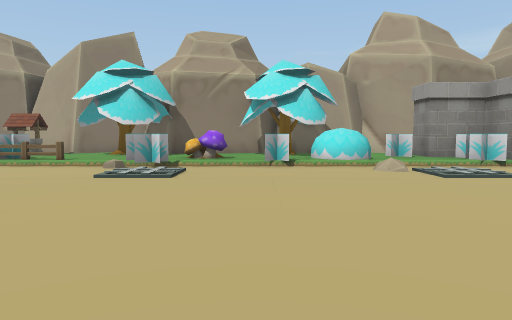
[1] (above)

22 first-person views from a walk through a 3-D level made in the Unity game engine. The camera is 1.4 m above the floor, tilts 4° down and sees 70° across. The floor is counted in squares, 2 m on a side. Each view is taken from the middle of a square. On the plan, view 1 faces up. The plan holds only what a view shows up to about 11 squares ahead; the rest is blank. The place goes on beyond the plan.

[2]
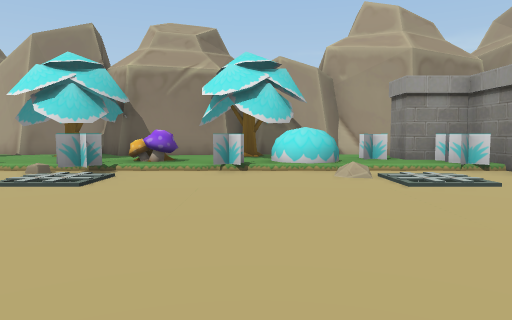

[3]
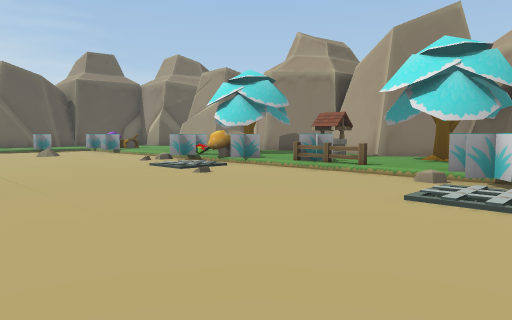

[4]
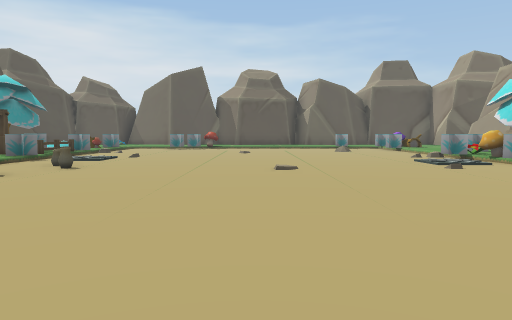

[5]
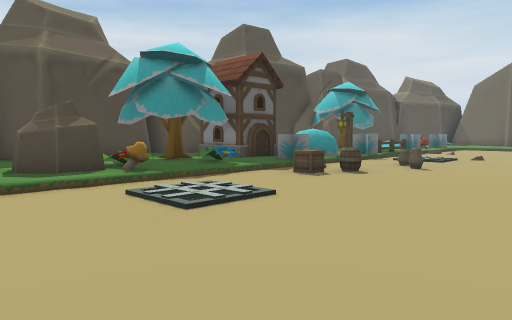

[6]
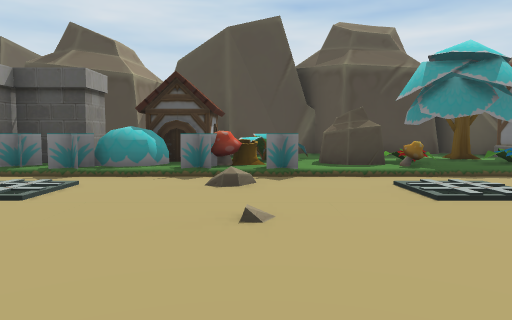

[7]
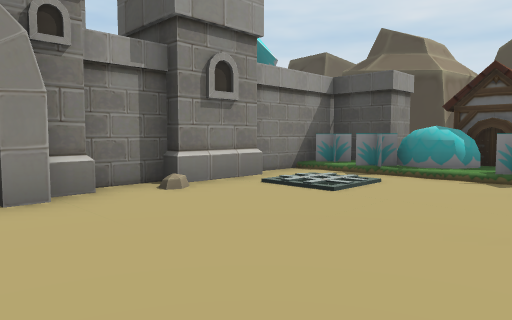

[8]
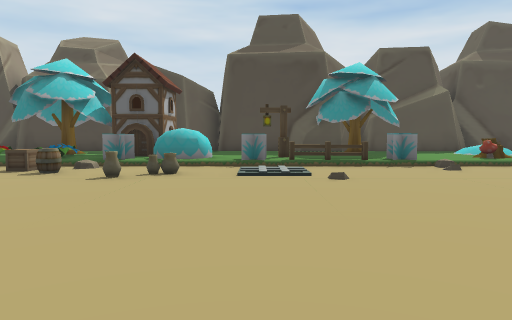

[9]
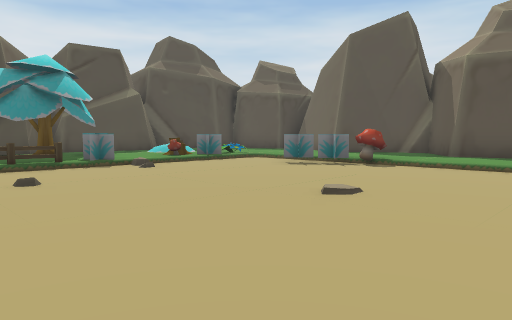

[10]
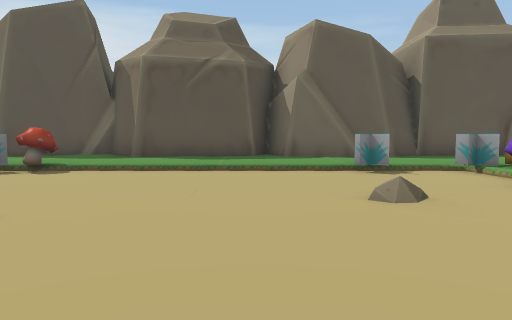

[11]
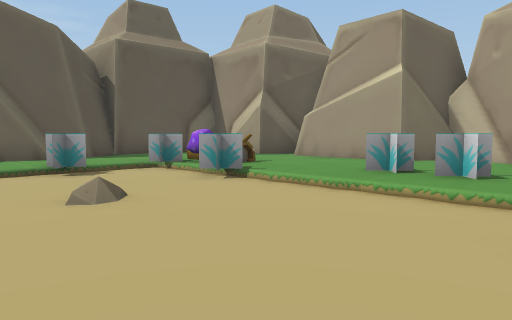

[12]
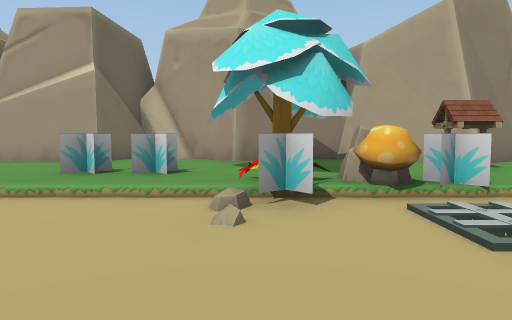

[13]
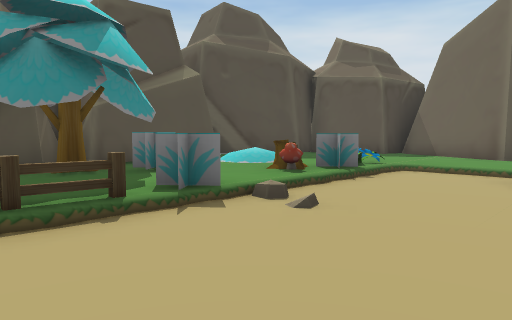

[14]
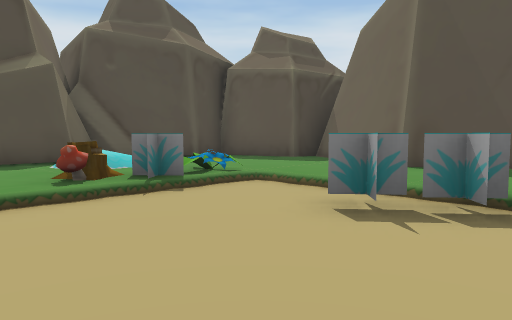

[15]
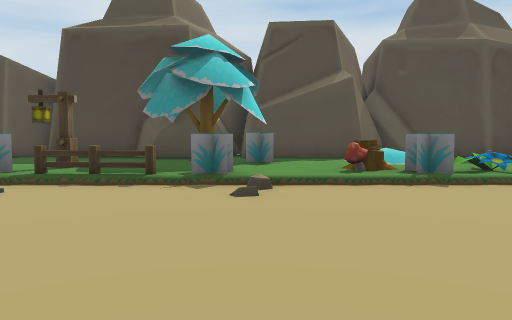

[16]
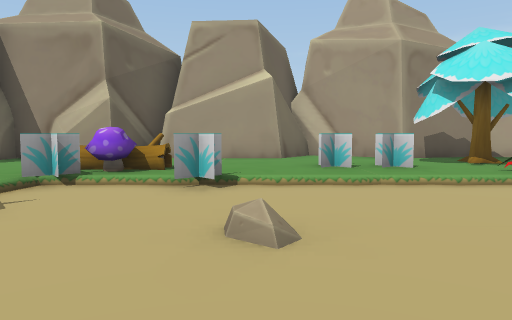

[17]
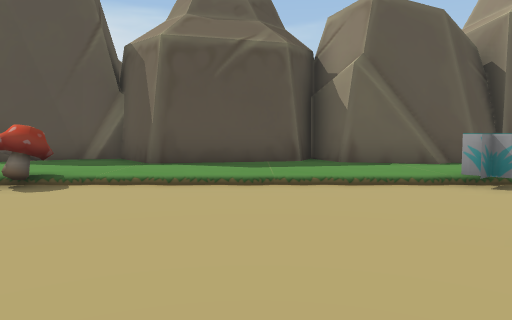

[18]
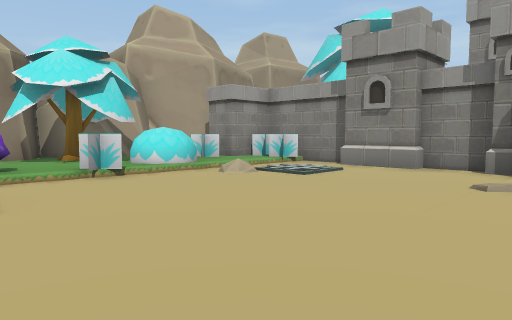

[19]
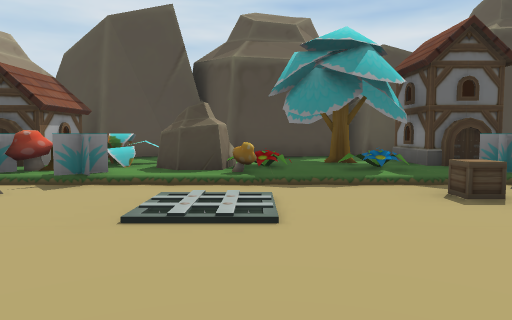

[20]
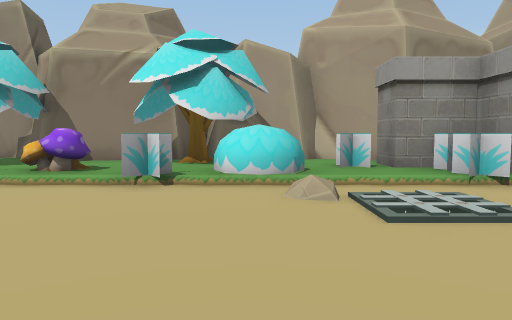

[21]
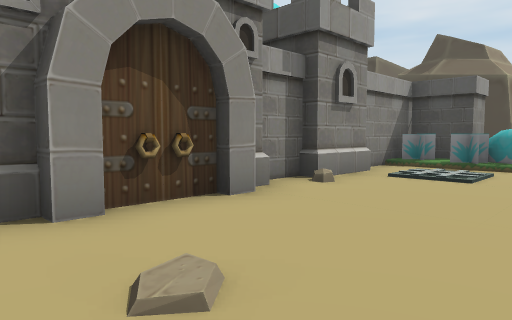

[22]
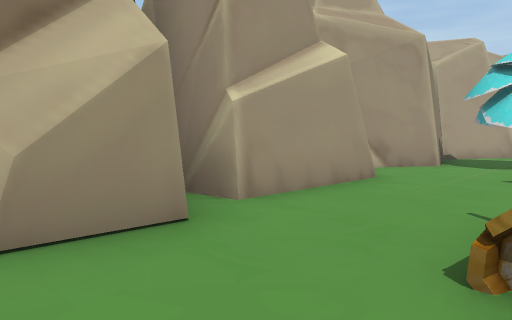

### Floor plan
Key: @ floor where view 1 was taken; # wall or solid block; . main floor; : floor 0.25 m higher than the main floor; / step, stairs or slope; = window, fence, low wall or low ledge; W well; T tree; S stump; M mushroom; P plant; F fence; L flower; B barrel; R streetlight; C crate; H house; O other object.
Columns run from 21 left of view 1 to 6 right of it. Each row starts with its distance up from view 1.
 13     ## ########       #
 12  #######:::#::#############
 11  #:::::::::::::::::#::::::#
 10 ##::::::OO:T:::W:T::S:T::O##
  9 #:::MS::::::L/:O::T:M:P:::O#
  8 ##::O/O////OMO/FF/OO/O////O#
  7  #::......... ..... ....//.#
  6  #//O......../...../....//.#
  5 ##::/......................#
  4 ##::/......................O
  3  #::/......................#
  2  #::/......................O
  1 ##///......................#
  0 #:::M................@.....#
 -1 #:::O.................:...=#
 -2 ##::/O.....//.O.B..//..../.#
 -3 ##::/....../:.O.C../...../.#
 -4 ##:://M//OFFO//////M/OSO/O/#
 -5 #:::OLS::::R::PO:::LO:M:::O#
 -6 #:::::::O::::: HTL::O:PHP ##
 -7 ##:: :P:TT:::: H:::::::HH
 -8  ##  :######:::#::##::#####
 -9    #### ## ############

Positions as (right, up) in squares from view 1, and headings:
1: (0, 0), facing up
2: (1, 1), facing up
3: (-1, 2), facing up-left
4: (1, 2), facing left
5: (1, 1), facing down-left
6: (1, 2), facing down
7: (1, 2), facing down-right
8: (-9, 4), facing down
9: (-9, 4), facing down-left
10: (-10, 4), facing left
11: (-10, 4), facing up-left
12: (-10, 4), facing up
13: (-10, -1), facing down-left
14: (-13, 0), facing down-left
15: (-13, 1), facing down
16: (-14, 3), facing up
17: (-12, 3), facing left
18: (-2, 2), facing up-right
19: (-2, 1), facing down
20: (2, 3), facing up
21: (2, 4), facing down-right
22: (-19, 9), facing up-right
